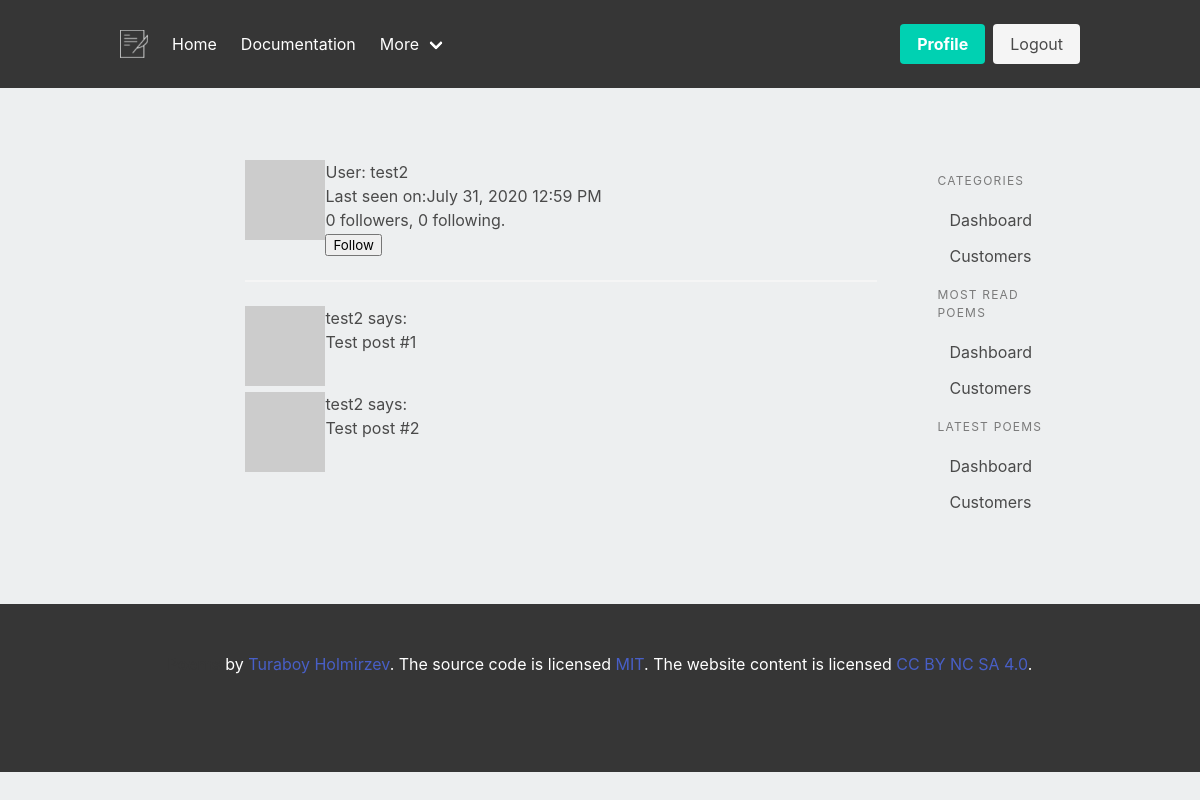
The app's page /user/test2 (signed in), older data.
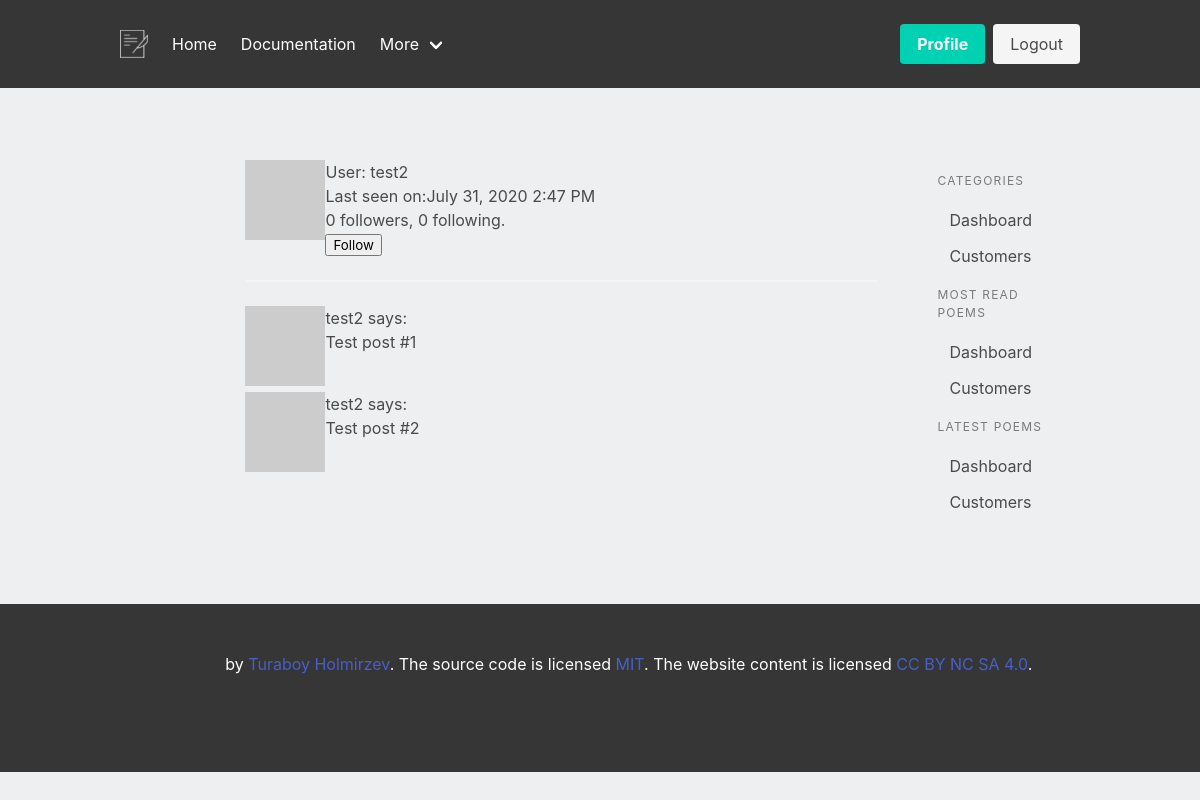
The same page, newer data.
### app/models.py (models this page shows, shortened)
class User(UserMixin, db.Model):
    id = db.Column(db.Integer, primary_key=True)
    username = db.Column(db.String(64), index=True, unique=True)
    email = db.Column(db.String(120), index=True, unique=True)
    image_file = db.Column(db.String(120), nullable=True)
    password_hash = db.Column(db.String(128))
    about_me = db.Column(db.String(140))
    is_admin = db.Column(db.Boolean, default=False)
    last_seen = db.Column(db.DateTime, default=datetime.utcnow)
    poems = db.relationship('Poem', backref='author', lazy='dynamic')
    sent_messages = db.relationship('Message', backref='sent_user', lazy=True, foreign_keys='Message.sent_user_id')
    received_messages = db.relationship('Message', backref='received_user', lazy=True, foreign_keys='Message.received_user_id')
    followed = db.relationship(
        'User', secondary=followers,
        primaryjoin=(followers.c.follower_id == id),
        secondaryjoin=(followers.c.followed_id == id),
        backref=db.backref('followers', lazy='dynamic'), lazy='dynamic')
    def is_following(self, user):
        return self.followed.filter(
            followers.c.followed_id == user.id).count() > 0
    def avatar(self, size):
        digest = md5(self.email.lower().encode('utf-8')).hexdigest()
        return 'https://www.gravatar.com/avatar/{}?d=identicon&s={}'.format(
            digest, size)

### app/users/routes.py (the view)
@bp.route('/user/<username>')
@login_required
def user(username):
    user = User.query.filter_by(username=username).first_or_404()
    image_file = None
    if user.image_file:
        image_file = url_for('static', filename='profile_pics/' + user.image_file)
    if user == current_user:
        return render_template("users/dashboard.html")
    poems = [
        {'author': user, 'body': 'Test post #1'},
        {'author': user, 'body': 'Test post #2'}
    ]
    form = EmptyForm()
    return render_template('users/user.html', user=user, poems=poems, image_file=image_file, form=form)

### app/users/forms.py
class EmptyForm(FlaskForm):
    submit = SubmitField('Submit')

### app/models.py (called while the page is built)
@login.user_loader
def load_user(id):
    return User.query.get(int(id))

### app/templates/users/user.html (shortened to what this page needs)
{% extends "base.html" %}
{% block content %}
    <table>
        <tr valign="top">
            {% if image_file %}
            <td><img src="{{ image_file }}"></td>
            {% else %}
            <td><img src="{{ user.avatar(128) }}"></td>
            {% endif %}
            <td>
                <h1>User: {{ user.username }}</h1>
                {% if user.last_seen %}<p>Last seen on:{{ moment(user.last_seen).format('LLL') }}</p>{% endif %}
                <p>{{ user.followers.count() }} followers, {{ user.followed.count() }} following.</p>
                {% if user == current_user %}
                <p><a href="{{ url_for('users.edit_profile') }}">Edit your profile</a></p>
                {% elif not current_user.is_following(user) %}
                <p>
                    <form action="{{ url_for('users.follow', username=user.username) }}" method="post">
                        {{ form.submit(value='Follow') }}
                    </form>
                </p>
                {% endif %}
            </td>
        </tr>
    </table>
    <hr>
    {% for poem in poems %}
    <table>
        <tr valign="top">
            {% if image_file  %}
            <td><img src="{{ image_file }} " class="img-thumbnail" style="width: 40px; height: 40px;" ></td>
            {% else %}
            <td><img src="{{ user.avatar(48) }}"></td>
            {% endif %}
            <td>{{ poem.author.username }} says:<br>{{ poem.body }}</td>
        </tr>
    </table>
    {% endfor %}
{% endblock %}

### app/templates/base.html (shortened to what this page needs)
<!DOCTYPE html>
<html style="background-color: #edeff0;">
    <head>
        <link rel="stylesheet" href="https://cdn.jsdelivr.net/npm/bulma@0.9.0/css/bulma.min.css">
        <link rel="stylesheet" href="{{ url_for('static', filename='main.css') }}" >
    </head>
    <body>
        <header>
            {% include "partials/nav.html" %}
        </header>
        <main class="section">
            <div class="container">
                <div class="columns">
                    <div class="column">
                    </div>
                    <div class="column is-two-thirds">
                    {% block content %}{% endblock %}
                    </div>
                    {% block side_menu %}
                        <div class="column section is-hidden-mobile">
                            {% include "partials/aside.html" %}
                        </div>
                    {% endblock %}
                </div>
            </div>
        </main>
        <footer class="footer has-background-dark">
            <div class="content has-text-centered has-text-white">
              <p>
                <strong>Poems</strong> by <a href="#">Turaboy Holmirzev</a>. The source code is licensed
                <a href="#">MIT</a>. The website content
                is licensed <a href="#">CC BY NC SA 4.0</a>.
              </p>
            </div>
        </footer>
    </body>
</html>

### app/templates/partials/nav.html (shortened to what this page needs)
<nav class="navbar is-dark is-spaced" role="navigation" aria-label="main navigation">
  <div class="container">
      <div class="navbar-brand">
          <a class="navbar-item" href="{{ url_for('main.index') }}">
            <img class="image" src="{{ url_for('static', filename='brand3.png') }}">
          </a>
        </div>
        <div id="navbarBasicExample" class="navbar-menu">
          <div class="navbar-start">
            <a class="navbar-item" href="{{ url_for('main.index') }}">
              Home
            </a>
            <a class="navbar-item" href="#">
              Documentation
            </a>
            <div class="navbar-item has-dropdown is-hoverable">
              <a class="navbar-link">
                More
              </a>
            </div>
          </div>
          <div class="navbar-end">
            <div class="navbar-item">
              <div class="buttons">
                  {% if current_user.is_authenticated %}
                      <a class="button is-primary" href="{{ url_for('users.user', username=current_user.username) }}">
                          <strong>Profile</strong>
                      </a>
                      <a class="button is-light" href="{{ url_for('auth.logout') }}">
                          Logout
                      </a>
                  {% endif %}
              </div>
            </div>
          </div>
        </div>
  </div>
</nav>

### app/templates/partials/aside.html
<aside class="menu">
    <p class="menu-label">
      Categories
    </p>
    <ul class="menu-list">
      <li><a>Dashboard</a></li>
      <li><a>Customers</a></li>
    </ul>
    <p class="menu-label">
        Most Read Poems
      </p>
      <ul class="menu-list">
        <li><a>Dashboard</a></li>
        <li><a>Customers</a></li>
      </ul>
      <p class="menu-label">
        Latest Poems
      </p>
      <ul class="menu-list">
        <li><a>Dashboard</a></li>
        <li><a>Customers</a></li>
      </ul>
</aside>

Row changes from the older to the newer data that the page shows:
changed User "test2": last_seen "July 31, 2020 12:59 PM" → "July 31, 2020 2:47 PM"
